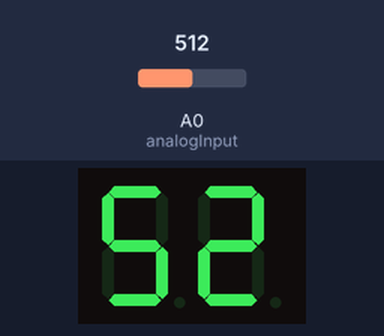
Bench run of a sketch on a simulated Arduino Uno, built with avr-gcc and run on an emulated ATmega328P. Shown: 2-digit seven-segment display. Wiring (inferred from the names in the program): 2-digit 7-segment display, segments lit when HIGH: segments pin 2, pin 3, pin 4, pin 5, pin 6, pin 7, pin 8, pin 9; digit selects A4, A5. Inputs (shaded band) come from the test bench; at power-on: A0 (analogInput) = 512. The segment pins are drawn as the display they are named for.

Above: at 1.2 s.
1.3 s: A0 (analogInput) set to 716
At 2.0 s:
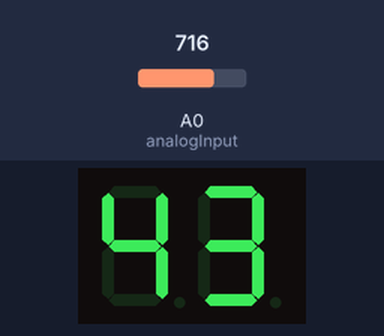
2.8 s: A0 (analogInput) set to 900
At 4.0 s:
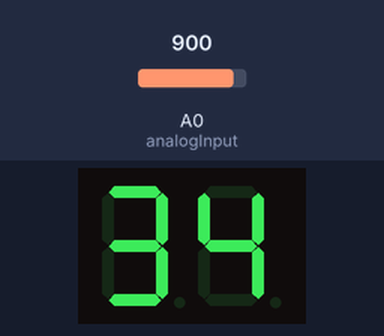
4.3 s: A0 (analogInput) set to 1023
At 5.5 s:
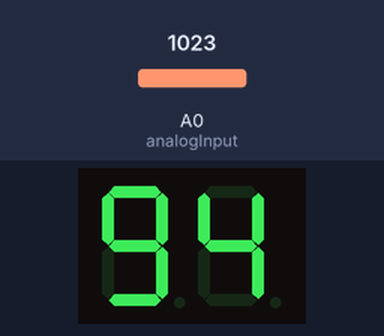
Timing chart, 0 to 7.3 s (numbered marks = the images above; inputs shaded):
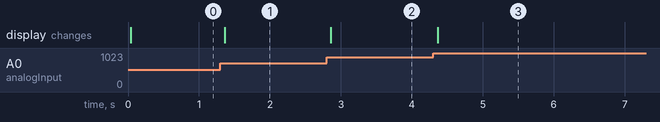

The sketch:

voltimetro.ino
```cpp
const int analogInput = A0; // Pin para medir el voltaje
float vout = 0.0;
float vin = 0.0;
int value = 0;

// Define los pines para los segmentos de los displays
int segmentPins[] = {2, 3, 4, 5, 6, 7, 8, 9}; // Cambiar según tu configuración
int displayPins[] = {A4, A5}; // Pines para los displays

void setup(){
  pinMode(analogInput, INPUT);
  for (int i = 0; i < 8; i++) {
    pinMode(segmentPins[i], OUTPUT);
  }
  for (int i = 0; i < 2; i++) {
    pinMode(displayPins[i], OUTPUT);
  }
  Serial.begin(9600);
}

void loop(){
  value = analogRead(analogInput);
  vout = (value * 5.0) / 1024.0; // Convierte el valor a voltaje
  vin = vout; // Asume que estás midiendo directamente en el rango de 0-5V
  if (vin < 0.09) {
    vin = 0.0; // Evita valores negativos
  }

  // Muestra el voltaje en los displays
  int decimal = int(vin * 10) % 10;
  int unit = int(vin) % 10;

  // Actualiza los displays
  for (int i = 0; i < 2; i++) {
    digitalWrite(displayPins[i], HIGH);
    if (i == 0) {
      displayNumber(unit);
    } else {
      displayNumber(decimal);
    }
    delay(5); // Tiempo suficiente para que el cambio sea imperceptible
    digitalWrite(displayPins[i], LOW);
  }
}

void displayNumber(int number) {
  // Define los segmentos para cada número (0-9)
  byte numbers[10] = {
    0b00111111, // 0
    0b00000110, // 1
    0b01011011, // 2
    0b01001111, // 3
    0b01100110, // 4
    0b01101101, // 5
    0b01111101, // 6
    0b00000111, // 7
    0b01111111, // 8
    0b01101111  // 9
  };

  for (int i = 0; i < 8; i++) {
    digitalWrite(segmentPins[i], (numbers[number] >> i) & 0x01);
  }
}
```

Measured:
- after the input at 1.3 s, the display: changes after 0.06 s (image 1)
- after the input at 2.8 s, the display: changes after 0.06 s (image 2)
- after the input at 4.3 s, the display: changes after 0.06 s (image 3)
